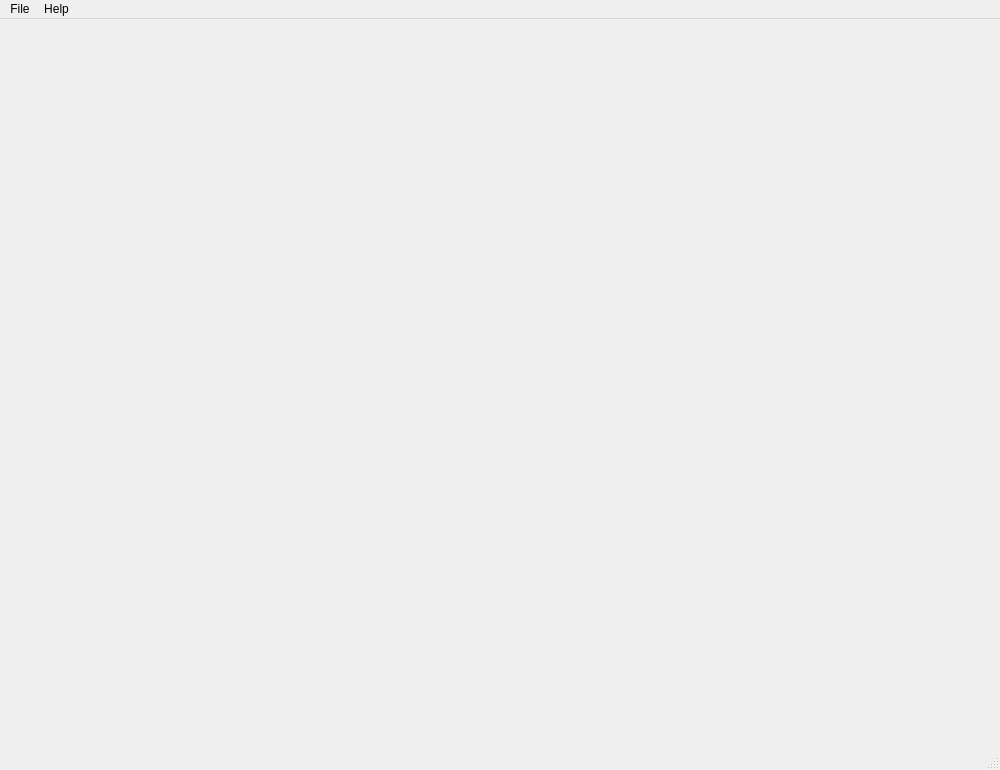
<?xml version="1.0" encoding="UTF-8"?>
<ui version="4.0">
 <class>MainWindow</class>
 <widget class="QMainWindow" name="MainWindow">
  <property name="geometry">
   <rect>
    <x>0</x>
    <y>0</y>
    <width>1000</width>
    <height>770</height>
   </rect>
  </property>
  <property name="windowTitle">
   <string>MainWindow</string>
  </property>
  <widget class="QWidget" name="centralwidget">
   <layout class="QVBoxLayout" name="layout">
    <property name="leftMargin">
     <number>0</number>
    </property>
    <property name="topMargin">
     <number>0</number>
    </property>
    <property name="rightMargin">
     <number>0</number>
    </property>
    <property name="bottomMargin">
     <number>0</number>
    </property>
   </layout>
  </widget>
  <widget class="QMenuBar" name="menubar">
   <property name="geometry">
    <rect>
     <x>0</x>
     <y>0</y>
     <width>1000</width>
     <height>20</height>
    </rect>
   </property>
   <widget class="QMenu" name="menuOpen">
    <property name="title">
     <string>File</string>
    </property>
    <addaction name="actionOpen"/>
    <addaction name="actionCreate"/>
    <addaction name="actionSave"/>
    <addaction name="actionSave_as"/>
   </widget>
   <widget class="QMenu" name="menuHelp">
    <property name="title">
     <string>Help</string>
    </property>
    <widget class="QMenu" name="menuAbout">
     <property name="title">
      <string>About</string>
     </property>
     <addaction name="actionAboutQt"/>
     <addaction name="actionAboutFluEdit"/>
     <addaction name="actionPython"/>
     <addaction name="actionFluent"/>
    </widget>
    <addaction name="menuAbout"/>
    <addaction name="actionLicense"/>
   </widget>
   <addaction name="menuOpen"/>
   <addaction name="menuHelp"/>
  </widget>
  <widget class="QStatusBar" name="statusbar"/>
  <action name="actionOpen">
   <property name="text">
    <string>Open</string>
   </property>
  </action>
  <action name="actionCreate">
   <property name="text">
    <string>Create</string>
   </property>
  </action>
  <action name="actionSave">
   <property name="text">
    <string>Save</string>
   </property>
  </action>
  <action name="actionSave_as">
   <property name="text">
    <string>Save as...</string>
   </property>
  </action>
  <action name="actionAboutQt">
   <property name="text">
    <string>Qt</string>
   </property>
  </action>
  <action name="actionAboutFluEdit">
   <property name="text">
    <string>FluEdit</string>
   </property>
  </action>
  <action name="actionLicense">
   <property name="text">
    <string>License</string>
   </property>
  </action>
  <action name="actionPython">
   <property name="text">
    <string>Python</string>
   </property>
  </action>
  <action name="actionFluent">
   <property name="text">
    <string>Fluent</string>
   </property>
  </action>
 </widget>
 <resources/>
 <connections/>
</ui>
